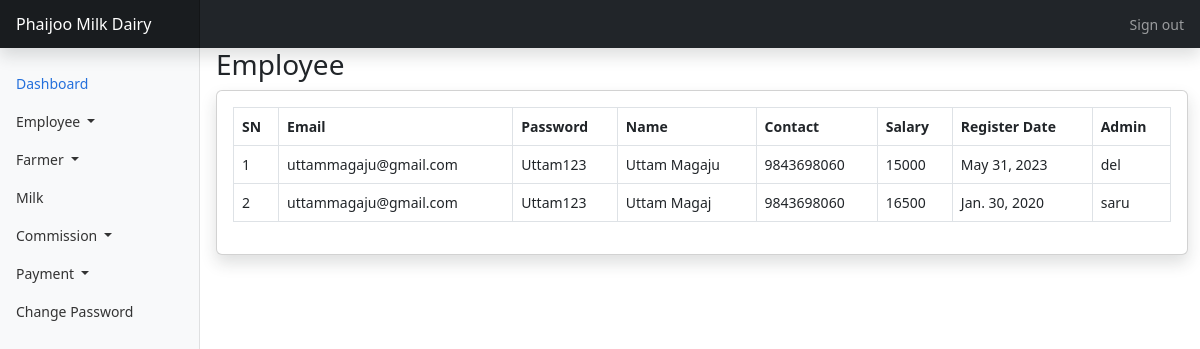
Page /dashboard/employees/inactive (signed in) on the earlier database version.
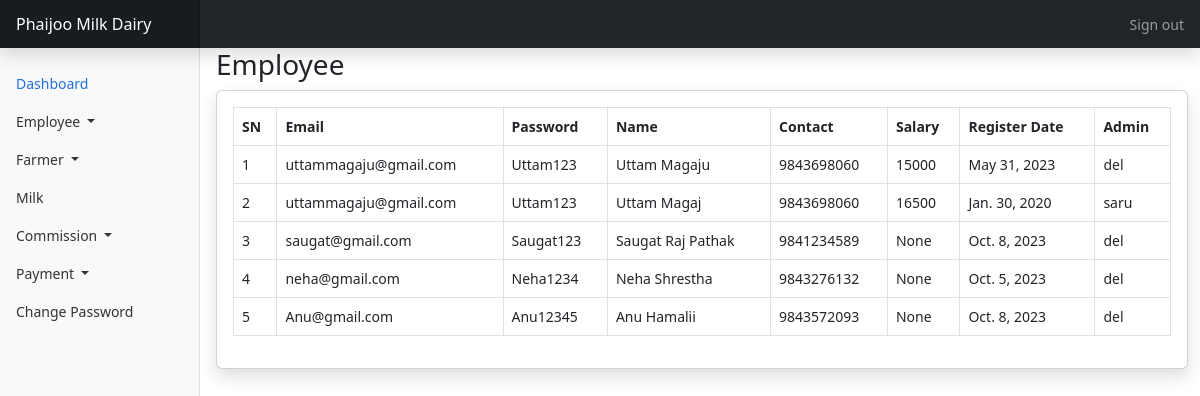
Same page on the later database version.
### user/models.py (models this page shows, shortened)
class EmployeeProfile(models.Model):
    user = models.OneToOneField(
        User, on_delete=models.CASCADE, related_name="employee_profile", null=True
    )
    emp_email = models.CharField(max_length=50, blank=True, null=True)
    emp_pwd = models.CharField(max_length=255, blank=True, null=True)
    emp_name = models.CharField(max_length=50, blank=True, null=True)
    emp_contact = models.PositiveBigIntegerField(blank=True, null=True)
    salary = models.PositiveIntegerField(blank=True, null=True)
    reg_date = models.DateField(null=True, blank=True)
    is_active = models.BooleanField(default=True)
    admin_id = models.ForeignKey(
        User,
        on_delete=models.CASCADE,
        related_name="admin_employee_profiles",
        blank=False,
    )
    class Meta:
        verbose_name = "Employee"
        verbose_name_plural = "Employees"
        ordering = ("id",)

class User(AbstractUser):
    class Role(models.TextChoices):
        ADMIN = "ADMIN", "Admin"
        EMPLOYEE = "EMPLOYEE", "Employee"
        FARMER = "FARMER", "Farmer"
    role = models.CharField(max_length=50, choices=Role.choices, default=Role.ADMIN)

### dashboard/views.py (the view)
# urls.py: path("employees/inactive", views.employeeInactiveView, name="employees-inactive"),
@login_required(login_url="/dashboard/accounts/login")
def employeeInactiveView(request):
    employees = EmployeeProfile.objects.filter(is_active=False)
    return render(request, "dashboard/employees/inactive.html", {"employees": employees})

### dashboard/templates/dashboard/employees/inactive.html
{% extends 'dashboard/base.html' %}
{% block main %}
                <h1 class="h3 mb-2 text-gray-800">Employee</h1>
                <div class="card shadow mb-4">
                    <div class="card-body">
                        <div class="table-responsive">
                            <table class="table table-bordered" id="dataTable" width="100%" cellspacing="0">
                                <thead>
                                    <tr>
                                        <th>SN</th>
                                        <th>Email</th>
                                        <th>Password</th>
                                        <th>Name</th>
                                        <th>Contact</th>
                                        <th>Salary</th>
                                        <th>Register Date</th>
                                        <th>Admin</th>
                                    </tr>
                                </thead>
                                <tbody>
                                    {% for employee in employees %}
                                    <tr>
                                        <td>{{ forloop.counter }}</td>
                                        <td>{{ employee.emp_email }}</td>
                                        <td>{{ employee.emp_pwd }}</td>
                                        <td>{{ employee.emp_name }}</td>
                                        <td>{{ employee.emp_contact }}</td>
                                        <td>{{ employee.salary }}</td>
                                        <td>{{ employee.reg_date }}</td>
                                        <td>{{ employee.admin_id }}</td>
                                    </tr>
                                    {% endfor %}
                                </tbody>
                            </table>
                        </div>
                    </div>
                </div>
{% endblock main %}

### dashboard/templates/dashboard/base.html (shortened to what this page needs)
<!doctype html>
<html lang="en">
<head>
  <link href="/static/dashboard/vendor/fontawesome-free/css/all.min.css" rel="stylesheet" type="text/css">
  <link href="/static/dashboard/css/bootstrap.min.css" rel="stylesheet">
  <link href="/static/dashboard/css/dashboard.css" rel="stylesheet">
</head>
<body>
  <header class="navbar navbar-dark sticky-top bg-dark flex-md-nowrap p-0 shadow">
    <a class="navbar-brand col-md-3 col-lg-2 me-0 px-3 fs-6" href="#">Phaijoo Milk Dairy</a>
    <div class="navbar-nav">
      <div class="nav-item text-nowrap">
        <a class="nav-link px-3" href="#" data-toggle="modal" data-target="#logoutModal">
          <i class="fas fa-sign-out-alt fa-sm fa-fw mr-2 text-gray-400"></i>
          Sign out</a>
      </div>
    </div>
  </header>
  <div id="page-top">
    <div class="row">
      <nav id="sidebarMenu" class="col-md-3 col-lg-2 d-md-block bg-light sidebar collapse">
        <div class="position-sticky pt-3 sidebar-sticky">
          <ul class="nav flex-column">
            <li class="nav-item">
              <a class="nav-link active" aria-current="page" href="{% url 'dashboard:home' %}">
                Dashboard
              </a>
            </li>
            <li class="nav-item dropdown">
              <a class="nav-link dropdown-toggle" href="#" id="commissionDropdown" role="button" data-bs-toggle="dropdown" aria-expanded="false">
                Employee
              </a>
            </li>
            <li class="nav-item dropdown">
              <a class="nav-link dropdown-toggle" href="#" id="commissionDropdown" role="button" data-bs-toggle="dropdown" aria-expanded="false">
                Farmer
              </a>
            </li>
            <li class="nav-item">
              <a class="nav-link" href="{% url 'dashboard:milk-list' %}">
                Milk
              </a>
            </li>
            <li class="nav-item dropdown">
              <a class="nav-link dropdown-toggle" href="#" id="commissionDropdown" role="button" data-bs-toggle="dropdown" aria-expanded="false">
                Commission
              </a>
            </li>
            <li class="nav-item dropdown">
              <a class="nav-link dropdown-toggle" href="#" id="paymentDropdown" role="button" data-bs-toggle="dropdown" aria-expanded="false">
                Payment
              </a>
            </li>
            <li class="nav-item">
              <a class="nav-link" href="{% url 'dashboard:change_password' %}">
                Change Password
              </a>
            </li>
          </ul>
        </div>
      </nav>
      <main class="col-md-9 ms-sm-auto col-lg-10 px-md-4">
        {% block main %}
        {% endblock main %}
    </div>
  </div>
</body>
</html>

### dashboard/static/dashboard/css/dashboard.css (style rules this page uses)
body { font-size: .875rem; }
.sidebar { position: fixed; top: 0; bottom: 0; left: 0; z-index: 100; padding: 48px 0 0; box-shadow: inset -1px 0 0 rgba(0, 0, 0, .1); }
.sidebar-sticky { height: calc(100vh - 48px); overflow-x: hidden; overflow-y: auto; }
.sidebar .nav-link { font-weight: 500; color: #333; }
.sidebar .nav-link.active { color: #2470dc; }
.navbar-brand { padding-top: .75rem; padding-bottom: .75rem; background-color: rgba(0, 0, 0, .25); box-shadow: inset -1px 0 0 rgba(0, 0, 0, .25); }

Differences in the rows shown:
added EmployeeProfile: emp_email "saugat@gmail.com", emp_pwd "Saugat123", emp_name "Saugat Raj Pathak", emp_contact "9841234589", salary "None", reg_date "Oct. 8, 2023", admin_id "del"
added EmployeeProfile: emp_email "neha@gmail.com", emp_pwd "Neha1234", emp_name "Neha Shrestha", emp_contact "9843276132", salary "None", reg_date "Oct. 5, 2023", admin_id "del"
added EmployeeProfile: emp_email "Anu@gmail.com", emp_pwd "Anu12345", emp_name "Anu Hamalii", emp_contact "9843572093", salary "None", reg_date "Oct. 8, 2023", admin_id "del"
